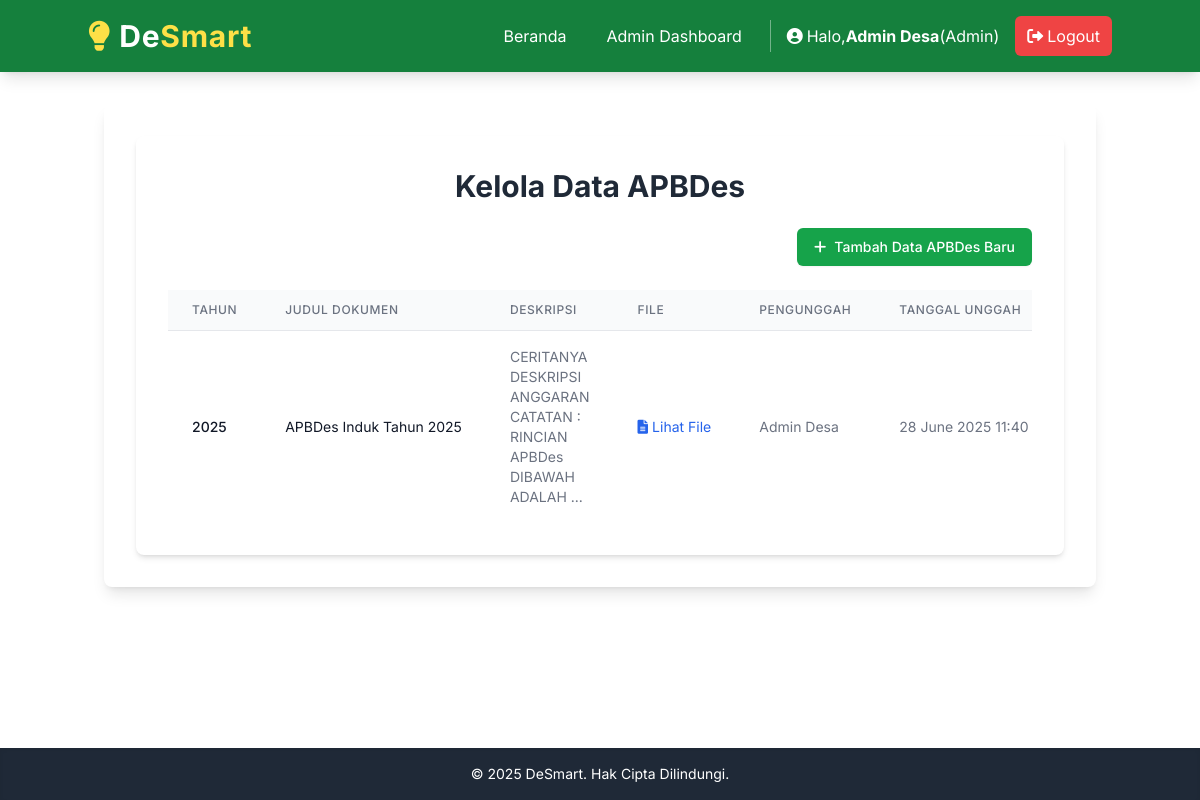
The app's page /admin/apbdes (signed in) with its own data.
### models.py (models this page shows, shortened)
class User(db.Model, UserMixin):
    id = db.Column(db.Integer, primary_key=True)
    username = db.Column(db.String(20), unique=True, nullable=False)
    email = db.Column(db.String(120), unique=True, nullable=False)
    password_hash = db.Column(db.String(255))
    role = db.Column(db.String(20), default='warga', nullable=False) # 'warga' atau 'admin'
    tanggal_daftar = db.Column(db.DateTime, default=datetime.utcnow)
    pengaduan = db.relationship('Pengaduan', backref='pembuat', lazy=True)

class APBDes(db.Model):
    id = db.Column(db.Integer, primary_key=True)
    tahun = db.Column(db.Integer, nullable=False)
    judul = db.Column(db.String(200), nullable=False) # Misal: "APBDes Tahun 2024"
    deskripsi = db.Column(db.Text, nullable=True) # Ringkasan atau detail anggaran
    url_file_apbdes = db.Column(db.String(255), nullable=True)
    tanggal_unggah = db.Column(db.DateTime, default=datetime.utcnow)
    pengunggah_id = db.Column(db.Integer, db.ForeignKey('user.id'), nullable=False) # Siapa yang mengunggah
    pengunggah = db.relationship('User', backref='apbdes_uploads', lazy=True)

### app.py (the view)
@app.route('/admin/apbdes')
@admin_required
def kelola_apbdes():
    apbdes_list = APBDes.query.order_by(APBDes.tahun.desc(), APBDes.tanggal_unggah.desc()).all()
    form_hapus = CSRFForm()
    return render_template('admin/apbdes/list_apbdes.html', title='Kelola APBDes', apbdes_list=apbdes_list, form=form_hapus)

### app.py (called while the page is built)
@login_manager.user_loader
def load_user(user_id):
    return User.query.get(int(user_id))

def admin_required(f):
    @wraps(f)
    def decorated_function(*args, **kwargs):
        if not current_user.is_authenticated or current_user.role != 'admin':
            flash('Anda tidak memiliki izin untuk mengakses halaman ini.', 'danger')
            return redirect(url_for('index'))
        return f(*args, **kwargs)
    return decorated_function

### templates/admin/apbdes/list_apbdes.html (shortened to what this page needs)
{% extends 'layout.html' %}
{% block content %}
<div class="max-w-6xl mx-auto bg-white p-8 rounded-lg shadow-md">
    <h2 class="text-3xl font-bold text-gray-800 mb-6 text-center">Kelola Data APBDes</h2>
    <div class="mb-6 text-right">
        <a href="{{ url_for('buat_apbdes') }}" class="inline-flex items-center px-4 py-2 border border-transparent text-sm font-medium rounded-md shadow-sm text-white bg-green-600 hover:bg-green-700 focus:outline-none focus:ring-2 focus:ring-offset-2 focus:ring-green-500 transition-colors">
            <i class="fas fa-plus mr-2"></i> Tambah Data APBDes Baru
        </a>
    </div>
    {% if apbdes_list %}
        <div class="overflow-x-auto">
            <table class="min-w-full divide-y divide-gray-200">
                <thead class="bg-gray-50">
                    <tr>
                        <th scope="col" class="px-6 py-3 text-left text-xs font-medium text-gray-500 uppercase tracking-wider">
                            Tahun
                        </th>
                        <th scope="col" class="px-6 py-3 text-left text-xs font-medium text-gray-500 uppercase tracking-wider">
                            Judul Dokumen
                        </th>
                        <th scope="col" class="px-6 py-3 text-left text-xs font-medium text-gray-500 uppercase tracking-wider">
                            Deskripsi
                        </th>
                        <th scope="col" class="px-6 py-3 text-left text-xs font-medium text-gray-500 uppercase tracking-wider">
                            File
                        </th>
                        <th scope="col" class="px-6 py-3 text-left text-xs font-medium text-gray-500 uppercase tracking-wider">
                            Pengunggah
                        </th>
                        <th scope="col" class="px-6 py-3 text-left text-xs font-medium text-gray-500 uppercase tracking-wider">
                            Tanggal Unggah
                        </th>
                    </tr>
                </thead>
                <tbody class="bg-white divide-y divide-gray-200">
                    {% for apbdes in apbdes_list %}
                    <tr>
                        <td class="px-6 py-4 whitespace-nowrap text-sm font-medium text-gray-900">
                            {{ apbdes.tahun }}
                        </td>
                        <td class="px-6 py-4 whitespace-nowrap text-sm text-gray-900">
                            {{ apbdes.judul }}
                        </td>
                        <td class="px-6 py-4 text-sm text-gray-500">
                            {{ apbdes.deskripsi[:70] }}{% if apbdes.deskripsi|length > 70 %}...{% endif %}
                        </td>
                        <td class="px-6 py-4 whitespace-nowrap text-sm text-gray-500">
                            {% if apbdes.url_file_apbdes %}
                                <a href="{{ url_for('uploaded_file', filename=apbdes.url_file_apbdes) }}" target="_blank" class="text-blue-600 hover:text-blue-800 flex items-center">
                                    <i class="fas fa-file-alt mr-1"></i> Lihat File
                                </a>
                            {% else %}
                                -
                            {% endif %}
                        </td>
                        <td class="px-6 py-4 whitespace-nowrap text-sm text-gray-500">
                            {{ apbdes.pengunggah.username }}
                        </td>
                        <td class="px-6 py-4 whitespace-nowrap text-sm text-gray-500">
                            {{ apbdes.tanggal_unggah.strftime('%d %B %Y %H:%M') }}
                        </td>
                    </tr>
                    {% endfor %}
                </tbody>
            </table>
        </div>
    {% else %}
        <p class="text-center text-gray-600 p-8 bg-gray-50 rounded-lg border border-gray-200">Belum ada data APBDes yang ditambahkan.</p>
    {% endif %}
</div>
{% endblock %}

### templates/layout.html (shortened to what this page needs)
<!DOCTYPE html>
<html lang="en">
<head>
    <script src="https://cdn.tailwindcss.com"></script>
    <link rel="stylesheet" href="https://cdnjs.cloudflare.com/ajax/libs/font-awesome/6.0.0-beta3/css/all.min.css">
    <link rel="stylesheet" href="{{ url_for('static', filename='css/style.css') }}">
</head>
<body class="min-h-screen flex flex-col">
    <header class="bg-green-700 text-white p-4 shadow-lg sticky top-0 z-50">
        <nav class="container mx-auto flex flex-col md:flex-row justify-between items-center relative">
            <a href="/" class="text-3xl font-bold tracking-wide hover:text-yellow-200 transition-colors duration-200 flex items-center mb-4 md:mb-0">
                <i class="fas fa-lightbulb text-yellow-300 mr-2"></i>
                De<span class="text-yellow-300">Smart</span>
            </a>
            <div id="nav-menu" class="hidden md:flex flex-col md:flex-row items-center space-y-2 md:space-y-0 md:space-x-4 flex-wrap justify-center md:justify-end w-full md:w-auto">
                {% if current_user.is_authenticated %}
                    {% if current_user.role == 'admin' %}
                        <a href="/" class="text-white hover:bg-green-600 px-3 py-2 rounded-md transition-colors w-full md:w-auto text-center">Beranda</a>
                        <a href="{{ url_for('admin_dashboard') }}" class="text-white hover:bg-green-600 px-3 py-2 rounded-md transition-colors w-full md:w-auto text-center">Admin Dashboard</a>
                    {% endif %}
                    <span class="text-white text-base ml-2 md:ml-4 pl-2 md:pl-4 border-l border-white border-opacity-40 py-1 flex items-center w-full md:w-auto justify-center md:justify-start">
                        <i class="fas fa-user-circle mr-1"></i>
                        Halo, <span class="font-bold">{{ current_user.username }}</span>(<span class="capitalize">{{ current_user.role }}</span>)
                    </span>
                    <a href="{{ url_for('logout') }}" class="bg-red-500 hover:bg-red-600 text-white px-3 py-2 rounded-md flex items-center w-full md:w-auto justify-center">
                        <i class="fas fa-sign-out-alt mr-1"></i>Logout
                    </a>
                {% endif %}
            </div>
        </nav>
    </header>
    <main class="container mx-auto px-4 py-8 flex-grow">
        <div class="bg-white p-8 rounded-lg shadow-lg">
            {% block content %}{% endblock %}
        </div>
    </main>
    <footer class="bg-gray-800 text-white p-4 text-center mt-auto shadow-inner">
        <p class="text-sm">&copy; 2025 DeSmart. Hak Cipta Dilindungi.</p>
    </footer>
</body>
</html>

### templates/layout.html (style rules this page uses)
body { font-family: 'Inter', sans-serif; @apply bg-gray-100 text-gray-800; }

### records on screen
User: username "Admin Desa", role "Admin"
APBDes: tahun "2025", judul "APBDes Induk Tahun 2025", deskripsi "CERITANYA DESKRIPSI ANGGARAN CATATAN : RINCIAN APBDes DIBAWAH ADALAH", pengunggah.username "Admin Desa", tanggal_unggah "28 June 2025 11:40"
